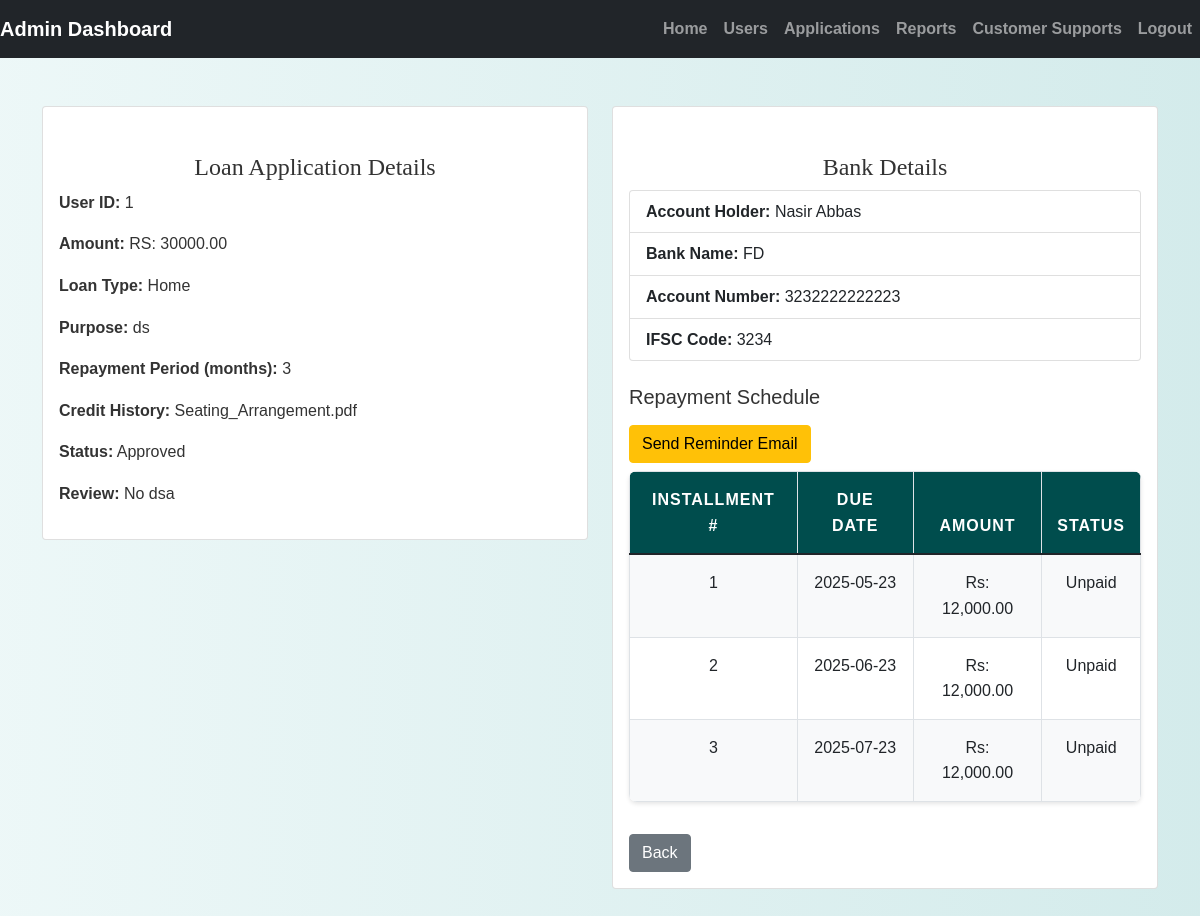
The app's page /admin/distribute_loan.php?application_id=2 (signed in) with its own data.
### tables this page shows
CREATE TABLE `loan_applications` (
  `id` int(11) NOT NULL,
  `user_id` int(11) NOT NULL,
  `loan_amount` decimal(10,2) NOT NULL,
  `loan_type` varchar(255) NOT NULL,
  `purpose` text NOT NULL,
  `repayment_period` int(11) NOT NULL,
  `proof_of_income` varchar(255) NOT NULL,
  `proof_of_identification` varchar(255) NOT NULL,
  `credit_history` varchar(255) NOT NULL,
  `application_status` enum('submitted','under_review','approved','rejected','partially_completed','draft') DEFAULT 'submitted',
  `created_at` timestamp NOT NULL DEFAULT current_timestamp(),
  `updated_at` timestamp NOT NULL DEFAULT current_timestamp() ON UPDATE current_timestamp(),
  `review` text NOT NULL DEFAULT ''
);

CREATE TABLE `loan_disbursement` (
  `id` int(11) NOT NULL,
  `application_id` int(11) NOT NULL,
  `account_holder_name` varchar(255) DEFAULT NULL,
  `bank_name` varchar(255) DEFAULT NULL,
  `account_number` varchar(255) DEFAULT NULL,
  `ifsc_code` varchar(50) DEFAULT NULL,
  `submitted_at` timestamp NOT NULL DEFAULT current_timestamp()
);

CREATE TABLE `loan_repayment_schedule` (
  `id` int(11) NOT NULL,
  `application_id` int(11) NOT NULL,
  `due_date` date NOT NULL,
  `installment_amount` decimal(10,2) NOT NULL,
  `status` enum('unpaid','paid') DEFAULT 'unpaid'
);

### admin/distribute_loan.php (the view, shortened to what this page needs)
<?php
include('config.php');
$application_id = intval($_GET['application_id']);
$stmt = $conn->prepare("SELECT * FROM loan_disbursement WHERE application_id = ?");
$stmt->bind_param("i", $application_id);
$stmt->execute();
$bank = $stmt->get_result()->fetch_assoc();
$stmt = $conn->prepare("SELECT * FROM loan_applications WHERE id = ?");
$stmt->bind_param("i", $application_id);
$stmt->execute();
$loan = $stmt->get_result()->fetch_assoc();
$stmt = $conn->prepare("SELECT * FROM loan_repayment_schedule WHERE application_id = ?");
$stmt->bind_param("i", $application_id);
$stmt->execute();
$repayment_result = $stmt->get_result();
$schedule_exists = $repayment_result->num_rows > 0;
?>
<!DOCTYPE html>
<html lang="en">
<head>
    <link href="https://cdn.jsdelivr.net/npm/bootstrap@5.1.3/dist/css/bootstrap.min.css" rel="stylesheet">
    <link rel="stylesheet" href="../css/style.css">
</head>
<body>
<?php include('admin_navbar.php'); ?>
<div class="container mt-5 mb-5">
    <div class="row">
        <div class="col-md-6">
            <div class="card mb-4">
                <div class="card-body">
                    <h4 class="card-title">Loan Application Details</h4>
                    <p><strong>User ID:</strong> <?php echo $loan['user_id']; ?></p>
                    <p><strong>Amount:</strong> RS: <?php echo $loan['loan_amount']; ?></p>
                    <p><strong>Loan Type:</strong> <?php echo $loan['loan_type']; ?></p>
                    <p><strong>Purpose:</strong> <?php echo $loan['purpose']; ?></p>
                    <p><strong>Repayment Period (months):</strong> <?php echo $loan['repayment_period']; ?></p>
                    <p><strong>Credit History:</strong> <?php echo $loan['credit_history']; ?></p>
                    <p><strong>Status:</strong> <?php echo ucfirst($loan['application_status']); ?></p>
                    <p><strong>Review:</strong> <?php echo $loan['review']; ?></p>
                </div>
            </div>
        </div>
        <div class="col-md-6">
            <div class="card mb-4">
                <div class="card-body">
                    <h4 class="card-title">Bank Details</h4>
                    <ul class="list-group">
                        <li class="list-group-item"><strong>Account Holder:</strong> <?php echo $bank['account_holder_name']; ?></li>
                        <li class="list-group-item"><strong>Bank Name:</strong> <?php echo $bank['bank_name']; ?></li>
                        <li class="list-group-item"><strong>Account Number:</strong> <?php echo $bank['account_number']; ?></li>
                        <li class="list-group-item"><strong>IFSC Code:</strong> <?php echo $bank['ifsc_code']; ?></li>
                    </ul>
                    <div class="mt-4">
                        <?php if (!$schedule_exists): ?>
                            <form method="post">
                                <div class="mb-3">
                                    <label for="interest_rate" class="form-label">Enter Interest Rate (%)</label>
                                    <input type="number" name="interest_rate" step="0.01" class="form-control" required>
                                </div>
                                <button type="submit" class="btn btn-success">Add Repayment Terms</button>
                            </form>
                        <?php else: ?>
                            <h5 class="mt-4">Repayment Schedule</h5>
                            <form action="send_reminder.php" method="post" class="mt-3">
    <button type="submit" class="btn btn-warning">Send Reminder Email</button>
</form>
                            <table class="table table-bordered mt-2">
                                <thead>
                                    <tr>
                                        <th>Installment #</th>
                                        <th>Due Date</th>
                                        <th>Amount</th>
                                        <th>Status</th>
                                    </tr>
                                </thead>
                                <tbody>
                                    <?php
                                    $count = 1;
                                    while ($row = $repayment_result->fetch_assoc()): ?>
                                        <tr>
                                            <td><?= $count++ ?></td>
                                            <td><?= htmlspecialchars($row['due_date']) ?></td>
                                            <td>Rs: <?= number_format($row['installment_amount'], 2) ?></td>
                                            <td><?= ucfirst($row['status']) ?></td>
                                        </tr>
                                    <?php endwhile; ?>
                                </tbody>
                            </table>
                        <?php endif; ?>
                        <a href="view_applications.php" class="btn btn-secondary mt-3">Back</a>
                    </div>
                </div>
            </div>
        </div>
    </div>
</div>
</body>
</html>

### css/style.css (style rules this page uses)
body { background: linear-gradient(90deg, rgba(233, 246, 246, 0.831), rgba(207, 233, 233, 0.9)); font-family: 'Arial', sans-serif; color: #333; line-height: 1.6; }
h1, h2, h3, h4 { text-align: center; margin-top: 30px; margin-bottom: 30px; font-family: 'Georgia', serif; }
.container { margin-bottom: 40px; }
.table { width: 100%; border-collapse: collapse; margin-top: 20px; font-size: 16px; background-color: #ffffff; border-radius: 8px; overflow: hidden; box-shadow: 0 2px 4px rgba(0, 0, 0, 0.1); }
.table th, .table td { padding: 15px; border: 1px solid #dee2e6; text-align: center; }
.table thead th { background-color: #004d4d; color: white; font-weight: bold; text-transform: uppercase; letter-spacing: 1px; }
.table tbody tr:nth-child(odd) { background-color: #f8f9fa; }
a { color: #006666; text-decoration: none; font-weight: bold; }

### records on screen
loan_applications: user "1", loan_amount "30000.00", loan_type "Home", purpose "ds", repayment_period "3", credit_history "Seating_Arrangement.pdf", application_status "Approved", review "No dsa"
loan_disbursement: account_holder_name "Nasir Abbas", bank_name "FD", account_number "3232222222223", ifsc_code "3234"
loan_repayment_schedule: due_date "2025-05-23", installment_amount "12,000.00", status "Unpaid"
loan_repayment_schedule: due_date "2025-06-23", installment_amount "12,000.00", status "Unpaid"
loan_repayment_schedule: due_date "2025-07-23", installment_amount "12,000.00", status "Unpaid"
